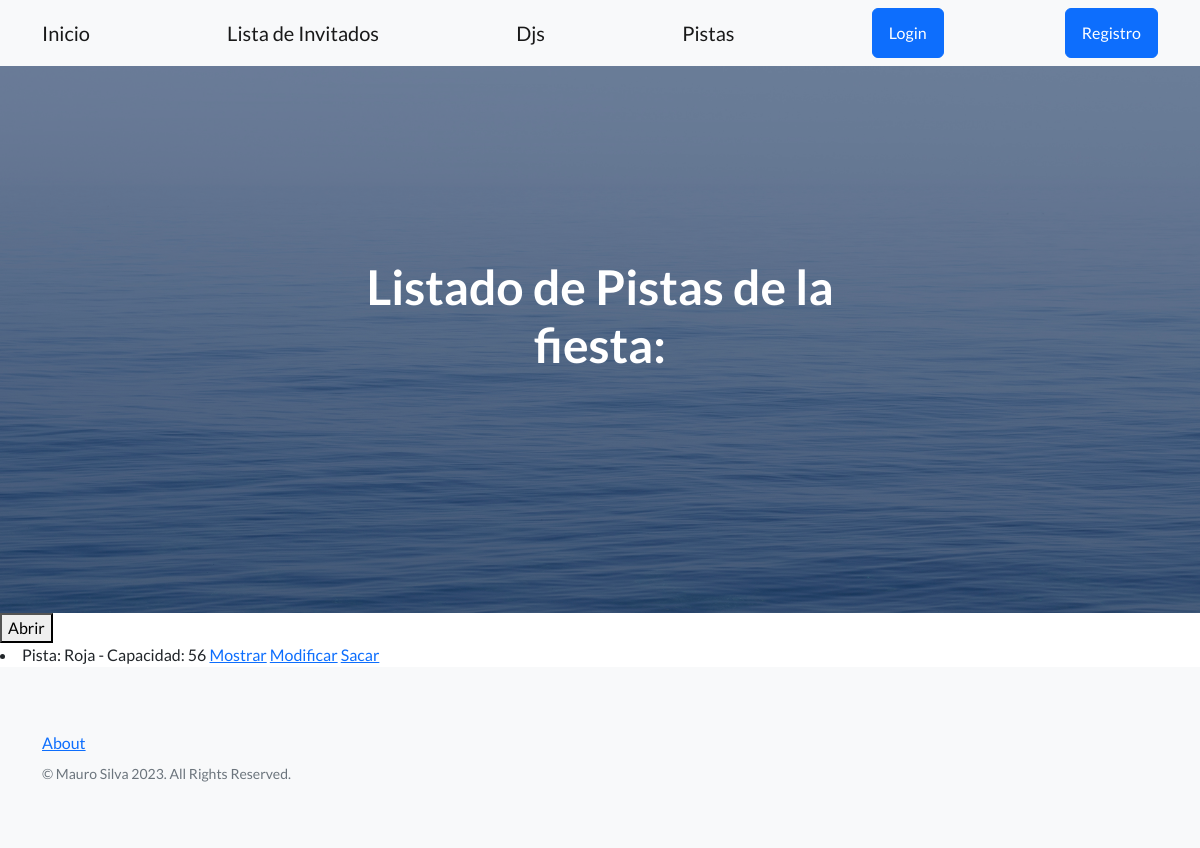
The app's page /pistas, older data.
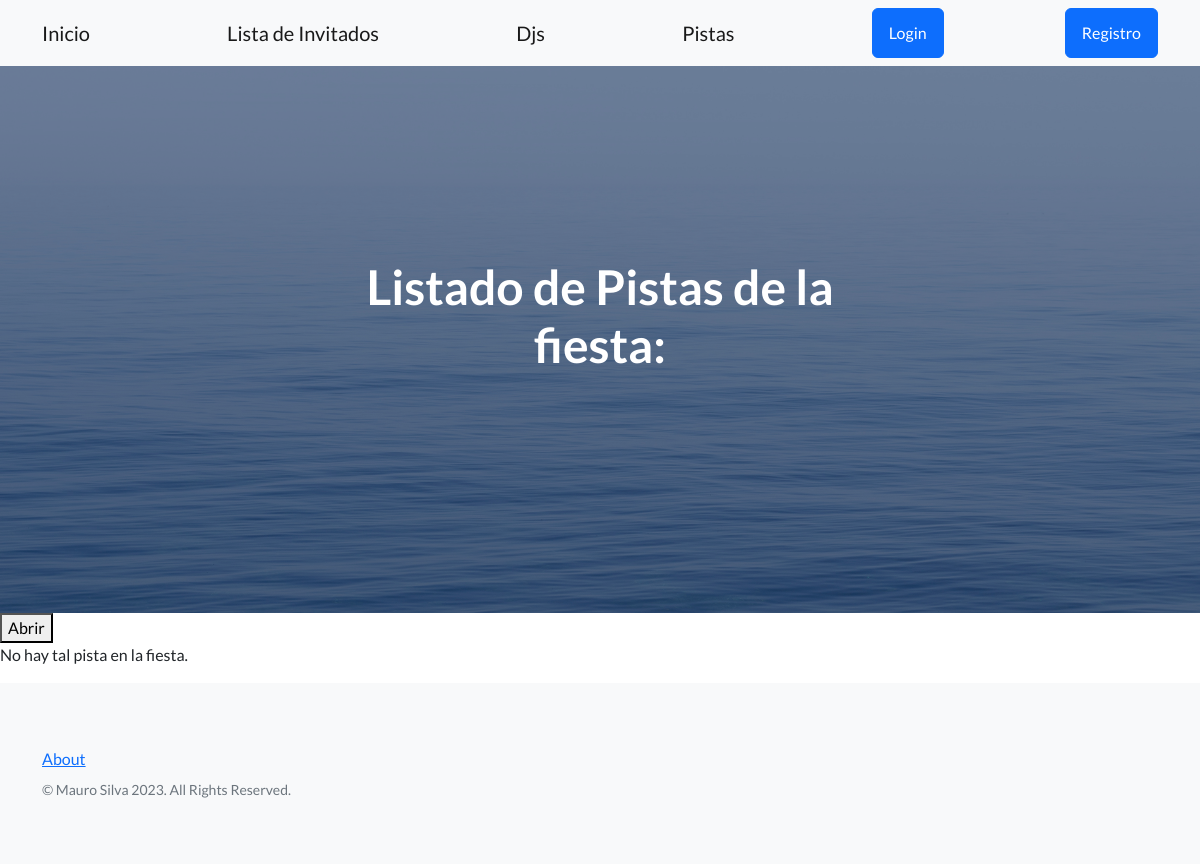
The same page, newer data.
### inicio/models.py (models this page shows)
class Pista(models.Model):
    nombre = models.CharField(max_length=20)
    capacidad = models.IntegerField()
    descripcion = models.TextField(null=True)
    def __str__(self):
        return f'Pista: {self.nombre} - Capacidad: {self.capacidad}'

### inicio/views.py (the view)
# urls.py: path('pistas', views.ListarPistas.as_view(), name='listar pistas'),
class ListarPistas(ListView):
    model = Pista
    template_name = 'inicio/CBV/listar-pistas-CBV.html'
    context_object_name = 'pistas'

### inicio/templates/inicio/CBV/listar-pistas-CBV.html (shortened to what this page needs)
{% extends 'base.html' %}
{% block mensaje_inicio %}
Listado de Pistas de la fiesta:
{% endblock mensaje_inicio %}
{% block contenido %}
<button><a class='navbar-brand' href= {% url 'inicio:abrir pista' %}>Abrir</a></button>
{% if pistas %}
{% for pista in pistas %}
<li>
    {{pista}}
    <a href={% url 'inicio:mostrar pista' pista.id %}>Mostrar</a>
    <a href={% url 'inicio:mod pista' pista.id %}>Modificar</a>
    <a href={% url 'inicio:cerrar pista' pista.id %}>Sacar</a>
</li>
{% endfor %}
{% else %}
<p>No hay tal pista en la fiesta.</p>
{% endif %}
{% endblock contenido %}

Row changes from the older to the newer data that the page shows:
removed Pista: nombre+capacidad "Pista: Roja - Capacidad: 56"
Text that changed along with them:
text now shown: "No hay tal pista en la fiesta."
